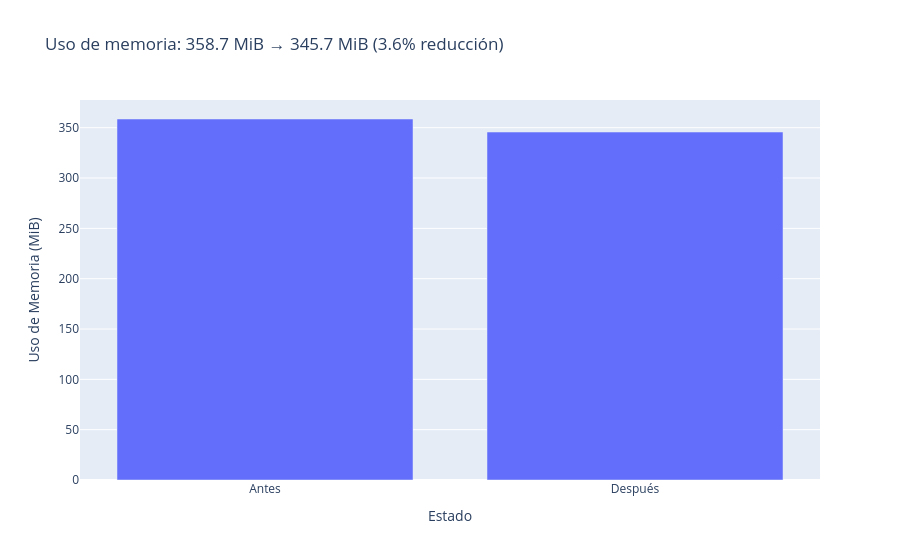

Notebook code cell kept with this figure:
### Markdown cell above
**Código dado:** comparación del uso de memoria antes y después.

### Code cell
import plotly.express as px

mem_before = df.memory_usage(deep=True).sum() / 1024**2
mem_after = df_opt.memory_usage(deep=True).sum() / 1024**2

px.bar(
    x=["Antes", "Después"],
    y=[mem_before, mem_after],
    labels={"x": "Estado", "y": "Uso de Memoria (MiB)"},
    title=f"Uso de memoria: {mem_before:.1f} MiB → {mem_after:.1f} MiB ({(1 - mem_after / mem_before) * 100:.1f}% reducción)",
).show()

### Figure 1 — Plotly figure (JSON) as saved in the notebook; plotly's stock layout.template omitted (floating-point values rounded to 4 significant figures)
{"data": [{"hovertemplate": "Estado=%{x}<br>Uso de Memoria (MiB)=%{y}<extra></extra>", "legendgroup": "", "marker": {"color": "#636efa", "pattern": {"shape": ""}}, "name": "", "orientation": "v", "showlegend": false, "textposition": "auto", "type": "bar", "x": ["Antes", "Después"], "xaxis": "x", "y": [358.7, 345.7], "yaxis": "y"}], "layout": {"barmode": "relative", "legend": {"tracegroupgap": 0}, "title": {"text": "Uso de memoria: 358.7 MiB → 345.7 MiB (3.6% reducción)"}, "xaxis": {"anchor": "y", "domain": [0, 1], "title": {"text": "Estado"}}, "yaxis": {"anchor": "x", "domain": [0, 1], "title": {"text": "Uso de Memoria (MiB)"}}}}
